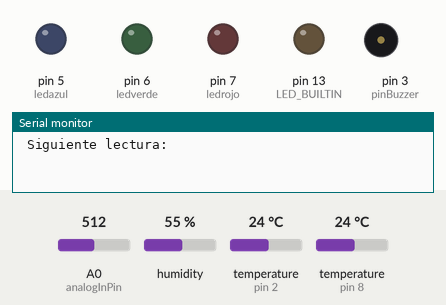
The sketch below on a simulated Arduino Uno, built with avr-gcc and run on an emulated ATmega328P. Shown: output pins drawn as LEDs (lit = HIGH), buzzer (waves = sounding), the last lines printed to the serial monitor. Inputs (shaded band) come from the test bench; at power-on: A0 (analogInPin) = 512, humidity 55 %, temperature (sensors on pin 2, pin 8) 24 °C.

Above: at 0.1 s.
At 1.8 s:
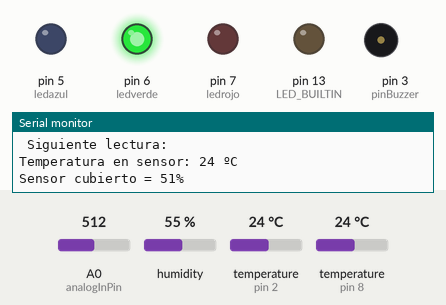
At 2.8 s:
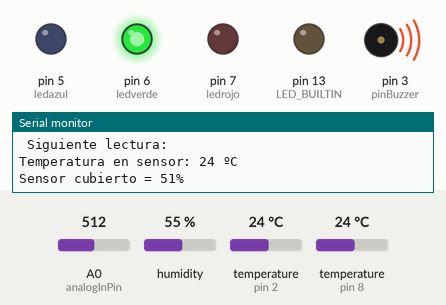
Timing chart, 0 to 4.3 s (numbered marks = the images above):
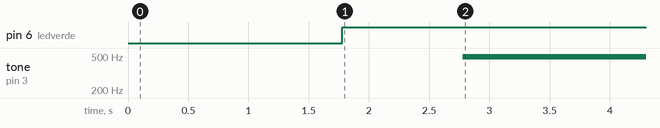

Measured:
- by itself, pin 6 (ledverde): LOW → HIGH at 1.8 s
- by itself, tone on pin 3 (pinBuzzer): silent → 490 Hz at 2.8 s

The sketch:

VasoInteligente.ino
```cpp
// Vaso Inteligente
// C++ code
//
#include <DHT.h>
#include <OneWire.h>
#include <DallasTemperature.h>

#define DHTPIN 2
#define DHTTYPE DHT11

DHT dht(DHTPIN, DHTTYPE);

const int oneWirePin = 8;
const int ledrojo = 7;
const int ledazul = 5;
const int ledverde = 6;
const int analogInPin = A0;
int sensorValue = 0;
byte salida = 10;
const int pinBuzzer = 3;

OneWire oneWireBus(oneWirePin);
DallasTemperature sensor(&oneWireBus);

void setup()
{
pinMode(LED_BUILTIN, OUTPUT);
pinMode(8, INPUT);
pinMode(7, OUTPUT);
pinMode(6, OUTPUT);
pinMode(5, OUTPUT);
Serial.begin(9600);
sensor.begin();

  // Inicializamos comunicación serie
Serial.begin(9600);

  // Comenzamos el sensor DHT
dht.begin();

}

void loop() {
   Serial.println("\n Siguiente lectura: ");
   sensor.requestTemperatures();

   Serial.print("Temperatura en sensor: ");
   const int temp = sensor.getTempCByIndex(0);
   Serial.print(temp);
   Serial.println(" ºC");

  delay(1000);

  if(temp<16){
    digitalWrite(ledrojo, LOW);
    digitalWrite(ledverde, LOW);
    digitalWrite(ledazul, HIGH);
  }
  else if(temp>=16 and temp<28){
    digitalWrite(ledrojo, LOW);
    digitalWrite(ledverde, HIGH);
    digitalWrite(ledazul, LOW);
  }
  else{
    digitalWrite(ledrojo, HIGH);
    digitalWrite(ledverde, LOW);
    digitalWrite(ledazul, LOW);
  }

 sensorValue = analogRead(analogInPin);

 Serial.print("Sensor cubierto = " );
 Serial.print(sensorValue/10);
 Serial.println("%");

 delay(1000);

 if(sensorValue>300){
  analogWrite(pinBuzzer, HIGH);
  delay(5000);
  analogWrite(pinBuzzer, LOW);
  delay(20000);
 }
 else{
  analogWrite(pinBuzzer, LOW);
 }

   // Esperamos 2 segundos entre medidas
delay(2000);

// Leemos la humedad relativa
float h = dht.readHumidity();
// Leemos la temperatura en grados centígrados (por defecto)
float t = dht.readTemperature();
// Leemos la temperatura en grados Fahreheit
float f = dht.readTemperature(true);

// Comprobamos si ha habido algún error en la lectura
if (isnan(h) || isnan(t) || isnan(f)) {
  Serial.println("Error obteniendo los datos del sensor DHT11");
  return;
}

// Calcular el índice de calor en grados centígrados
float hic = dht.computeHeatIndex(t, h, false);

Serial.print("Humedad: ");
Serial.print(h);
Serial.print(" %\t");
Serial.print("Temperatura: ");
Serial.print(t);
Serial.print(" C ");
}
```
